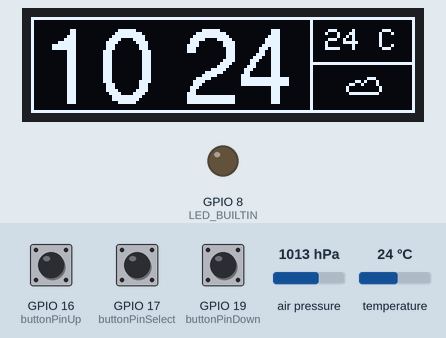
A sketch run on a simulated ESP32-C6. On the bench: 128×32 one-colour display, output pins drawn as LEDs (lit = HIGH). Inputs (shaded band) come from the test bench; at power-on: GPIO 17 (buttonPinSelect) HIGH, GPIO 16 (buttonPinUp) HIGH, GPIO 19 (buttonPinDown) HIGH, temperature 24 °C, air pressure 1013 hPa. WiFi joins after 1.5 s; servers stay silent unless stated; network time is answered at once with the bench clock; the local clock reads 2024-03-15 10:24:30 at power-on unless the sketch sets it; what the sketch prints to the serial monitor is not drawn.

Above: at 11.3 s.
11.4 s: GPIO 17 (buttonPinSelect) pulled LOW for 3.2 s
At 13.9 s:
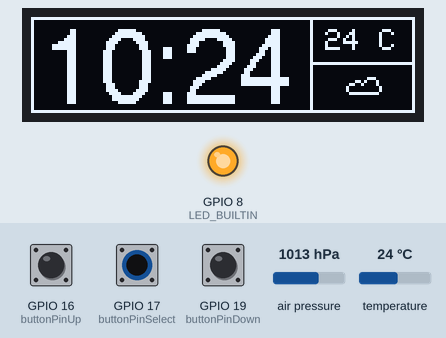
16.1 s: GPIO 16 (buttonPinUp) pulled LOW for 1 s
At 17.8 s:
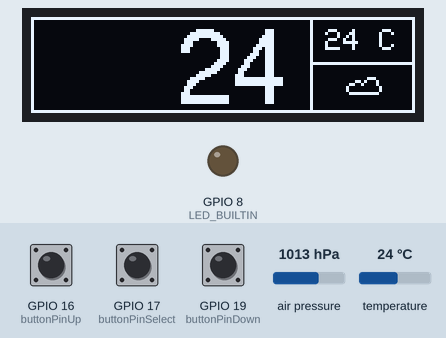
18.6 s: GPIO 19 (buttonPinDown) pulled LOW for 3.2 s
At 23.24 s:
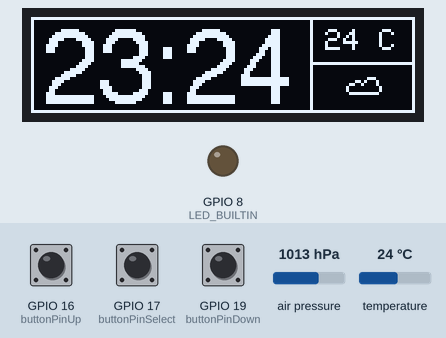
23.3 s: GPIO 17 (buttonPinSelect) pulled LOW for 0.15 s
At 24.8 s:
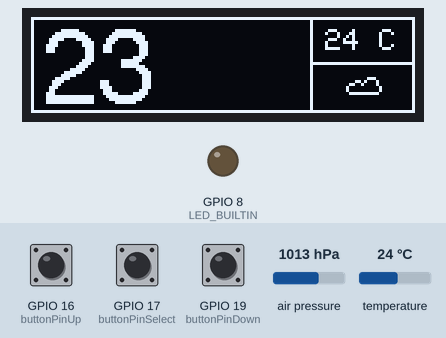
26.4 s: temperature set to 12 °C
At 27.8 s:
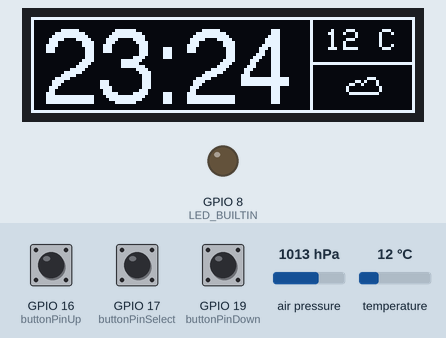
28.5 s: GPIO 16 (buttonPinUp) pulled LOW for 0.15 s
At 29.8 s:
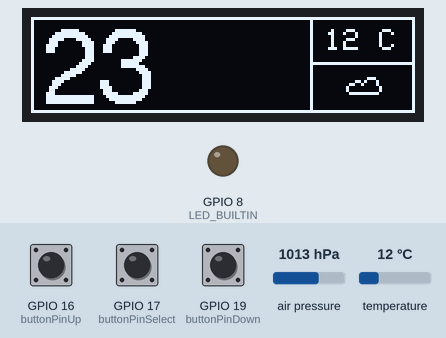
Timing chart, 0 to 31.5 s (numbered marks = the images above; inputs shaded):
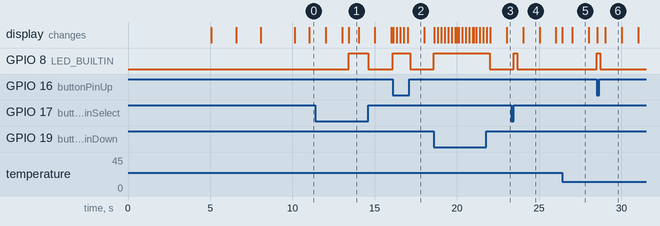

Measured:
- after the input at 11.4 s, GPIO 8 (LED_BUILTIN): LOW → HIGH after 2.0 s, → LOW 1.2 s later
- after the input at 16.1 s, GPIO 8 (LED_BUILTIN): LOW → HIGH at once, → LOW 1.1 s later; the display: first changes at once (image 2 shows a later state)
- after the input at 18.6 s, GPIO 8 (LED_BUILTIN): LOW → HIGH at once, → LOW 3.4 s later; the display: first changes at once (image 3 shows a later state)
- after the input at 23.3 s, GPIO 8 (LED_BUILTIN): LOW → HIGH after 0.16 s, → LOW 0.21 s later; the display: changes after 0.72 s (image 4)
- after the input at 26.4 s, the display: first changes at once (image 5 shows a later state)
- after the input at 28.5 s, GPIO 8 (LED_BUILTIN): LOW → HIGH at once, → LOW 0.21 s later
- what the display in image 1 shows lasts 0.6 s, from 13.4 s to 14.0 s

The sketch:

BikeNew_ESP32_C6_V2.ino
```cpp
//#include <WiFi.h>
#include <WiFiMulti.h>
#include <NTPClient.h>
#include <WiFiUdp.h>
#include <Wire.h>
#include <SFE_BMP180.h>

SFE_BMP180 bmp180;
const double locationAltitudeMeters = 155.0; // Altitude of current location in meters
float Po = 1015.0;
#include <Adafruit_GFX.h>
//#include <Adafruit_SSD1306.h> //OLED display library
#include <Adafruit_SSD1305.h> //OLED display library
#include <Fonts/FreeMono9pt7b.h>
#include <Fonts/FreeSans18pt7b.h>

#include <RTClib.h>

#include <EEPROM.h> //This library allows reading and writing to the EEPROM
#define OLED_RESET -1

//Set wifi defaults here
const char *ssid2 = "1"; // your wifi name
const char *pw2   = "1";// your wifi password

const char *ssid1 = "1"; // your wifi name
const char *pw1   = "1";// your wifi password

const char *ssid3 = "1"; // your wifi name
const char *pw3   = "1";// your wifi password

//Hotspot
const char *ssid4 = "PHONE"; // your wifi name
const char *pw4   = "12345678";// your wifi password

const long timezoneOffset = 1 * 60 * 60; // ? hours * 60 * 60

//ESP32Time rtc(0);
RTC_DS3231 rtc;
char t[32];

//Buttons

const int buttonPinUp = 16;
int buttonUpState = 0;
int upBtn = 1;
const int buttonPinDown = 19;
int buttonDownState = 0;
int downBtn = 2;
const int buttonPinSelect = 17;
int buttonSelectState = 0;
int selectBtn = 3;

const unsigned long selectHoldTime = 2000;
bool selectHoldTriggered = false;

const char          *ntpServer  = "uk.pool.ntp.org"; // change it to local NTP server if needed
const unsigned long updateDelay = 900000;         // update time every 15 min
const unsigned long retryDelay  = 5000;           // retry 5 sec later if time query failed
const String        weekDays[7] = {"Sun", "Mon", "Tue", "Wed", "Thu", "Fri", "Sat"};
String fTime;

String weatherTrendIcon = "-";

double previousSeaLevelPressure = 0;
unsigned long lastPressureTrendCheck = 0;
const unsigned long pressureTrendCheckDelay = 300000; // 5 minutes

const double pressureTrendThreshold = 1.0; // hPa change needed to count as rising/falling

unsigned long lastUpdatedTime = updateDelay * -1;
unsigned int  second_prev = 0;
bool          colon_switch = false;
bool          wifiConnected = false;
bool          timeSet;
bool          forceNumberVisible;

int           CurrentScreen = 0; //Home default

bool          timeAlterMode = false; //default
int           timeAlterPosition = 0; //0=hour 1=min

WiFiMulti WiFiMulti;
WiFiUDP ntpUDP;
NTPClient timeClient(ntpUDP, ntpServer);
//Adafruit_SSD1306 display(128, 32, &Wire, OLED_RESET);
Adafruit_SSD1305 display(128, 32, &Wire, OLED_RESET);


#define HONDA_2_HEIGHT 32
#define HONDA_2_WIDTH 128

#define WEATHER_ICON_WIDTH 12
#define WEATHER_ICON_HEIGHT 12
#define WEATHER_ICON_X 105
#define WEATHER_ICON_Y 17

const unsigned char weather_sun_bmp [] PROGMEM = {
  0x09, 0x00,
  0x49, 0x20,
  0x20, 0x40,
  0x0F, 0x00,
  0xD0, 0xB0,
  0x10, 0x80,
  0x10, 0x80,
  0xD0, 0xB0,
  0x0F, 0x00,
  0x20, 0x40,
  0x49, 0x20,
  0x09, 0x00,
};

const unsigned char weather_cloud_bmp [] PROGMEM = {
  0x00, 0x00,
  0x00, 0x00,
  0x00, 0x00,
  0x01, 0xC0,
  0x1A, 0x20,
  0x64, 0x20,
  0x80, 0x10,
  0x80, 0x10,
  0x7F, 0xE0,
  0x00, 0x00,
  0x00, 0x00,
  0x00, 0x00,
};

const unsigned char weather_rain_bmp [] PROGMEM = {
  0x00, 0x00,
  0x01, 0xC0,
  0x1A, 0x20,
  0x64, 0x20,
  0x80, 0x10,
  0x80, 0x10,
  0x7F, 0xE0,
  0x00, 0x00,
  0x24, 0x90,
  0x49, 0x20,
  0x92, 0x40,
  0x00, 0x00,
};

const unsigned char Honda_2_bmp [] PROGMEM = {
//static const unsigned char Honda_2_bmp[] u8x8_PROGMEM= {
0x00, 0x00, 0x00, 0x00, 0x00, 0x00, 0x00, 0x00, 0x00, 0x00, 0x00, 0x00, 0x00, 0x00, 0x00, 0x00,
0x00, 0x00, 0x00, 0x00, 0x00, 0x00, 0x00, 0x00, 0x00, 0x00, 0x00, 0x00, 0x00, 0x00, 0x00, 0x00,
0x00, 0x00, 0x00, 0x00, 0x00, 0x00, 0x00, 0x00, 0x00, 0x00, 0x00, 0x00, 0x00, 0x00, 0x00, 0x00,
0x00, 0x00, 0x00, 0x00, 0x00, 0x00, 0x00, 0x00, 0x00, 0x00, 0x00, 0x00, 0x00, 0x00, 0x00, 0x00,
0x00, 0x00, 0x00, 0x00, 0x00, 0x00, 0x00, 0x00, 0x00, 0x00, 0x00, 0x00, 0x00, 0x00, 0x00, 0x00,
0x00, 0x00, 0x00, 0x1C, 0x00, 0x00, 0x00, 0x00, 0x00, 0x00, 0x00, 0x00, 0x00, 0x00, 0x00, 0x00,
0x00, 0x00, 0x00, 0x7C, 0x00, 0x00, 0x00, 0x00, 0x00, 0x00, 0x00, 0x00, 0x00, 0x00, 0x00, 0x00,
0x00, 0x00, 0x01, 0xF8, 0x00, 0x00, 0x00, 0x00, 0x00, 0x00, 0x00, 0x00, 0x00, 0x00, 0x00, 0x00,
0x00, 0x00, 0x0F, 0xF8, 0x00, 0x00, 0x00, 0x00, 0x00, 0x00, 0x00, 0x00, 0x00, 0x00, 0x00, 0x00,
0x00, 0x00, 0x3F, 0xE0, 0x00, 0x00, 0x00, 0x00, 0x00, 0x00, 0x00, 0x00, 0x00, 0x00, 0x00, 0x00,
0x00, 0x01, 0xFF, 0xF0, 0x00, 0x00, 0x00, 0x00, 0x00, 0x00, 0x00, 0x00, 0x00, 0x00, 0x00, 0x00,
0x00, 0x07, 0xFF, 0xF0, 0x00, 0x00, 0x00, 0x00, 0x00, 0x00, 0x00, 0x00, 0x00, 0x00, 0x00, 0x00,
0x00, 0x1F, 0xFF, 0xE0, 0x00, 0x00, 0x00, 0x00, 0x00, 0x00, 0x00, 0x00, 0x00, 0x00, 0x00, 0x00,
0x00, 0xFF, 0xFF, 0xC3, 0xFF, 0x7F, 0xE3, 0xFF, 0xC7, 0xFE, 0x7F, 0xFF, 0xFF, 0x83, 0xFF, 0x00,
0x03, 0xFF, 0xFF, 0xC3, 0xFF, 0x7F, 0xEF, 0xFF, 0xF7, 0xFE, 0x7F, 0xFF, 0xFF, 0xC3, 0xFF, 0x80,
0x1F, 0xFF, 0xFF, 0x80, 0xFC, 0x0F, 0x9F, 0xC7, 0xF9, 0xFF, 0x1E, 0x1F, 0xFF, 0xE0, 0xFF, 0xC0,
0x7F, 0xFF, 0xFF, 0x80, 0x7C, 0x0F, 0x9F, 0x81, 0xF9, 0xFF, 0x8E, 0x1F, 0x03, 0xF0, 0xFF, 0xC0,
0x7F, 0xFF, 0xFC, 0x00, 0x7F, 0xFF, 0x9F, 0x80, 0xF9, 0xFF, 0xCE, 0x1F, 0x03, 0xF1, 0xE7, 0xE0,
0x7F, 0xFF, 0xFE, 0x00, 0x7F, 0xFF, 0x9F, 0x00, 0xF9, 0xEF, 0xCE, 0x1F, 0x03, 0xF1, 0xFF, 0xF0,
0x7F, 0xFF, 0xFC, 0x00, 0x7F, 0xFF, 0x9F, 0x80, 0xF9, 0xE7, 0xEE, 0x1F, 0x03, 0xF3, 0xFF, 0xF0,
0x3F, 0xFF, 0xF0, 0x00, 0x7C, 0x0F, 0x9F, 0x81, 0xF9, 0xE7, 0xFE, 0x1F, 0x03, 0xF7, 0xFF, 0xF8,
0x1F, 0xFF, 0x80, 0x00, 0xFC, 0x0F, 0x9F, 0xC3, 0xF9, 0xE3, 0xFE, 0x1F, 0x0F, 0xE7, 0x81, 0xFC,
0x0F, 0xFF, 0xC0, 0x03, 0xFF, 0x7F, 0xEF, 0xFF, 0xF7, 0xF9, 0xFE, 0x7F, 0xFF, 0xFF, 0xC3, 0xFF,
0x07, 0xFF, 0xF0, 0x03, 0xFF, 0x7F, 0xE7, 0xFF, 0xE7, 0xF9, 0xFE, 0x7F, 0xFF, 0xBF, 0xC3, 0xFF,
0x00, 0x00, 0x00, 0x00, 0x00, 0x00, 0x00, 0x7C, 0x00, 0x00, 0x00, 0x00, 0x00, 0x00, 0x00, 0x00,
0x00, 0x00, 0x00, 0x00, 0x00, 0x00, 0x00, 0x00, 0x00, 0x00, 0x00, 0x00, 0x00, 0x00, 0x00, 0x00,
0x00, 0x00, 0x00, 0x00, 0x00, 0x00, 0x00, 0x00, 0x00, 0x00, 0x00, 0x00, 0x00, 0x00, 0x00, 0x00,
0x00, 0x00, 0x00, 0x00, 0x00, 0x00, 0x00, 0x00, 0x00, 0x00, 0x00, 0x00, 0x00, 0x00, 0x00, 0x00,
0x00, 0x00, 0x00, 0x00, 0x00, 0x00, 0x00, 0x00, 0x00, 0x00, 0x00, 0x00, 0x00, 0x00, 0x00, 0x00,
0x00, 0x00, 0x00, 0x00, 0x00, 0x00, 0x00, 0x00, 0x00, 0x00, 0x00, 0x00, 0x00, 0x00, 0x00, 0x00,
0x00, 0x00, 0x00, 0x00, 0x00, 0x00, 0x00, 0x00, 0x00, 0x00, 0x00, 0x00, 0x00, 0x00, 0x00, 0x00
};
#define SCREEN_WIDTH 128 // OLED display width, in pixels
#define SCREEN_HEIGHT 32 // OLED display height, in pixels

// ------------------- For i2c -------------------
//// Declaration for an SSD1306 display connected to I2C (SDA, SCL pins)
#define OLED_RESET     -1 // Reset pin # (or -1 if sharing Arduino reset pin)


void setup() {

  Serial.begin(9600);
  //Draw splash screen
  yield();
  display.begin(0x3C);
  yield();
  display.clearDisplay();

  // init done
  pinMode(buttonPinUp, INPUT_PULLUP);
  pinMode(buttonPinDown, INPUT_PULLUP);
  pinMode(buttonPinSelect, INPUT_PULLUP);
  pinMode(LED_BUILTIN, OUTPUT);

  //Bitmap on screen
  display.drawBitmap(0,1, Honda_2_bmp, HONDA_2_WIDTH, HONDA_2_HEIGHT, 1);
  display.display();
  delay(5000);

  drawWifiTxtToDisplay(" Connecting --to Wifi--");
  rtc.begin();
  bool success = bmp180.begin();

  if (success) {
    Serial.println("BMP180 init success");
  }

  //Saved Wifi logins
  WiFiMulti.addAP(ssid1, pw1); // multiple ssid/pw can be added
  WiFiMulti.addAP(ssid2, pw2); // multiple ssid/pw can be added
  WiFiMulti.addAP(ssid3, pw3); // multiple ssid/pw can be added
  WiFiMulti.addAP(ssid4, pw4); // multiple ssid/pw can be added


  for (int i = 0; i < 2; i++){
    if (WiFiMulti.run() == WL_CONNECTED) {
      wifiConnected = true;
      drawWifiTxtToDisplay("...Wifi....  ..connected.");
      delay(1500);

      drawWifiTxtToDisplay("..Updating......RTC....");
      delay(2000);

      break;
    }
    if (WiFiMulti.run() != WL_CONNECTED) {
      delay(200);
      Serial.print(".");
    }
  }

  if (wifiConnected == true) {
    Serial.println("\nConnected.");
    timeClient.setTimeOffset(timezoneOffset);
    timeClient.begin();
    timeClient.update();
    timeSet = true;

  }else{
    drawWifiTxtToDisplay("Connection  failed");
    delay(2000);

    drawWifiTxtToDisplay("HOTSPOT =    PHONE");
      delay(5000);

     drawWifiTxtToDisplay("PASSWORD=  12345678");
      delay(5000);

    timeSet = false;
  }
}

void loop() {
  //Button monitoring and logic
  forceNumberVisible = false;
  int btnPressed = -1;
  btnPressed = ReadButtonState();
  if (btnPressed != -1){
    buttonLogic(btnPressed);
  }

//TODO turn into function rather tehn code in the loop
  //Get temperature, pressure, altitude from bosch sensor
  char status;
  double T, P, seaLevelPressure;
  bool success = false;
  int tempC;
  String strTempC = "";

  status = bmp180.startTemperature();
  if (status != 0) {
    status = bmp180.getTemperature(T);
    tempC = (int)T;
    strTempC = String(tempC) + " C";
    Serial.println(T);
  }

  if (status != 0) {
    status = bmp180.startPressure(3);
    if (status != 0) {
      status = bmp180.getPressure(P, T);
      if (status != 0) {
        seaLevelPressure = bmp180.sealevel(P, locationAltitudeMeters);
        updateWeatherTrend(seaLevelPressure);
      }
    }
  }

//Start Screen1
  //Dsiplay Home screen
  display.clearDisplay();
  //Time
  String currentTime = getTime(forceNumberVisible);
  drawTimeToDisplay(currentTime);

  //Temp
  drawTempToDisplay(strTempC);

  //Weather trend
  drawWeatherTrendToDisplay(weatherTrendIcon);

  // draws hor & ver lines for seperation of other values
  display.drawFastVLine(93,0,32,1);

  // draws hor & ver lines for seperation of other values
  display.drawFastVLine(93,0,32,1);
  display.drawFastHLine(93,15,37,1);
  display.drawRect(0,0,128,32, 1);
//End Screen1

  //only display done during loop, prevents flashing of ui
  display.display();
}

void buttonLogic(int btnPressed){
  if (CurrentScreen == 0){
    forceNumberVisible = true;
    if (btnPressed == selectBtn){
      if (!timeAlterMode && wifiConnected == false && selectHoldTriggered){
        timeAlterMode = true;
        timeAlterPosition = 0;
      } else if (timeAlterMode && timeAlterPosition == 0){
        timeAlterPosition++;
      } else if (timeAlterMode && timeAlterPosition == 1){
        timeAlterPosition = 0;
        timeAlterMode = false;
        //Set time here
      }
    } else if (btnPressed == upBtn){
      if (timeAlterMode){
        //Keep display updated
        drawTimeToDisplay(fTime);
        DateTime now = rtc.now();
        if (timeAlterPosition == 0){
          //Hour++
          int currentHour = now.hour();
          if (currentHour < 23 ){
            currentHour++;
          } else {
            currentHour = 0;
          }
          rtc.adjust(DateTime(now.year(), now.month(), now.day(), currentHour, now.minute(), now.second()));
        } else {
          //Min++
          int currentMin = now.minute();
          if (currentMin < 59 ){
            currentMin++;
          } else {
            currentMin = 0;
          }
          rtc.adjust(DateTime(now.year(), now.month(), now.day(), now.hour(), currentMin, now.second()));
        }
      }
    } else if (btnPressed == downBtn){
      if (timeAlterMode){
        //Keep display updated
        drawTimeToDisplay(fTime);
        DateTime now = rtc.now();
         if (timeAlterPosition == 0){
          //Hour--
          int currentHour = now.hour();
          if (currentHour > 0 ){
            currentHour--;
          } else {
            currentHour = 23;
          }
          rtc.adjust(DateTime(now.year(), now.month(), now.day(), currentHour, now.minute(), now.second()));
        } else {
          //Min--
          int currentMin = now.minute();
          if (currentMin > 0 ){
            currentMin--;
          } else {
            currentMin = 59;
          }
          rtc.adjust(DateTime(now.year(), now.month(), now.day(), now.hour(), currentMin, now.second()));
        }
      }
    }

  }
}

String getTime(bool forceNumbersVisible){
  //Grabs time from internet or from RTC

  //Internet
  if (wifiConnected == true){

    time_t rawtime = timeClient.getEpochTime();
    struct tm * ti;

    ti = localtime (&rawtime);
    unsigned int year = ti->tm_year + 1900;

    ti = localtime (&rawtime);
    unsigned int month = ti->tm_mon + 1;

    ti = localtime (&rawtime);
    unsigned int day = ti->tm_mday;

    unsigned int hour = timeClient.getHours();
    unsigned int minute = timeClient.getMinutes();
    unsigned int seconds = timeClient.getSeconds();

    rtc.adjust(DateTime(year, month, day, hour, minute, seconds));
    wifiConnected = false;
    timeClient.end();
  }

  //Time string creation from RTC
  DateTime now = rtc.now();
  sprintf(t, "%02d:%02d:%02d %02d/%02d/%02d",  now.hour(), now.minute(), now.second(), now.day(), now.month(), now.year());
  unsigned long t = millis();
  int second = now.second();
  if (second != second_prev) colon_switch = !colon_switch;

  //Keep time visible for a second when changing the time
  if (forceNumbersVisible){
    colon_switch = true;
  }

  String hour = (now.hour() < 10 ? "0" : "") + String(now.hour());
  String min = (now.minute() < 10 ? "0" : "") + String(now.minute());

  if (timeAlterMode && !forceNumbersVisible){//Flash selected number for altering
    if (timeAlterPosition == 0){ //Hour
      hour = (colon_switch ? hour : "    ");
    } else { // Assume mins
      min = (colon_switch ? min : "    ");
    }
  }

  fTime = hour + (colon_switch ? ":" : " ") + min;
  second_prev = second;

  return fTime;
}

void drawWifiTxtToDisplay(String txt){
  //21 char per line
  display.setFont(&FreeMono9pt7b);
  display.clearDisplay();
  display.setTextSize(1);
  display.setTextWrap(true);
  display.setTextColor(WHITE);
  display.setCursor(1,13);
  display.print(txt);
  //Serial.println(txt);
  display.display();
}
void drawTimeToDisplay(String txt){
  display.setFont(&FreeSans18pt7b);
  display.setTextSize(1);
  display.setTextWrap(true);
  display.setTextColor(WHITE);
  display.setCursor(3,28);
  //Serial.println(txt);
  display.print(txt);

}

void drawTempToDisplay(String txt){
  //display.setFont(&FreeMono9pt7b);
  display.setFont();
  display.setTextSize(1);
  display.setTextWrap(false);
  display.setTextColor(WHITE);
  display.setCursor(98,4);
  //Serial.println(txt);
  display.print(txt);
}

void drawWeatherTrendToDisplay(String txt){
  if (txt == "^") {
    display.drawBitmap(
      WEATHER_ICON_X,
      WEATHER_ICON_Y,
      weather_sun_bmp,
      WEATHER_ICON_WIDTH,
      WEATHER_ICON_HEIGHT,
      1
    );
  } else if (txt == "v") {
    display.drawBitmap(
      WEATHER_ICON_X,
      WEATHER_ICON_Y,
      weather_rain_bmp,
      WEATHER_ICON_WIDTH,
      WEATHER_ICON_HEIGHT,
      1
    );
  } else {
    display.drawBitmap(
      WEATHER_ICON_X,
      WEATHER_ICON_Y,
      weather_cloud_bmp,
      WEATHER_ICON_WIDTH,
      WEATHER_ICON_HEIGHT,
      1
    );
  }
}

void updateWeatherTrend(double seaLevelPressure){
  if (previousSeaLevelPressure == 0) {
    previousSeaLevelPressure = seaLevelPressure;
    lastPressureTrendCheck = millis();
    weatherTrendIcon = "-";
    return;
  }

  if (millis() - lastPressureTrendCheck >= pressureTrendCheckDelay) {
    double pressureChange = seaLevelPressure - previousSeaLevelPressure;

    if (pressureChange > pressureTrendThreshold) {
      weatherTrendIcon = "^";
    } else if (pressureChange < -pressureTrendThreshold) {
      weatherTrendIcon = "v";
    } else {
      weatherTrendIcon = "-";
    }

    previousSeaLevelPressure = seaLevelPressure;
    lastPressureTrendCheck = millis();
  }
}

int ReadButtonState(){
  const unsigned long debounceDelay = 200;
  static unsigned long lastButtonPressTime = 0;
  static unsigned long selectPressedStartTime = 0;
  static bool selectWasPressed = false;

  buttonUpState = digitalRead(buttonPinUp);
  buttonDownState = digitalRead(buttonPinDown);
  buttonSelectState = digitalRead(buttonPinSelect);

  // Select button handling
  if (buttonSelectState == LOW) {
    if (!selectWasPressed) {
      selectWasPressed = true;
      selectPressedStartTime = millis();
      selectHoldTriggered = false;
    }

    // Only require a long hold when NOT already in time alter mode
    if (!timeAlterMode && !selectHoldTriggered && millis() - selectPressedStartTime >= selectHoldTime) {
      selectHoldTriggered = true;
      digitalWrite(LED_BUILTIN, HIGH);
      Serial.println("select held");
      lastButtonPressTime = millis();
      return selectBtn;
    }

    return -1;
  }

  // Select button released
  if (selectWasPressed) {
    selectWasPressed = false;

    // If it was a long hold, do not also count the release as a tap
    if (selectHoldTriggered) {
      selectHoldTriggered = false;
      digitalWrite(LED_BUILTIN, LOW);
      return -1;
    }

    // Once already editing, a normal tap should advance/set the time
    if (timeAlterMode && millis() - lastButtonPressTime >= debounceDelay) {
      Serial.println("select pressed");
      digitalWrite(LED_BUILTIN, HIGH);
      lastButtonPressTime = millis();
      return selectBtn;
    }
  }

  if (millis() - lastButtonPressTime < debounceDelay) {
    return -1;
  }

  if (buttonUpState == LOW){
    Serial.println("up pressed");
    digitalWrite(LED_BUILTIN, HIGH);
    lastButtonPressTime = millis();
    return upBtn;
  }

  if (buttonDownState == LOW){
    Serial.println("down pressed");
    digitalWrite(LED_BUILTIN, HIGH);
    lastButtonPressTime = millis();
    return downBtn;
  }

  digitalWrite(LED_BUILTIN, LOW);
  return -1;
}
```
